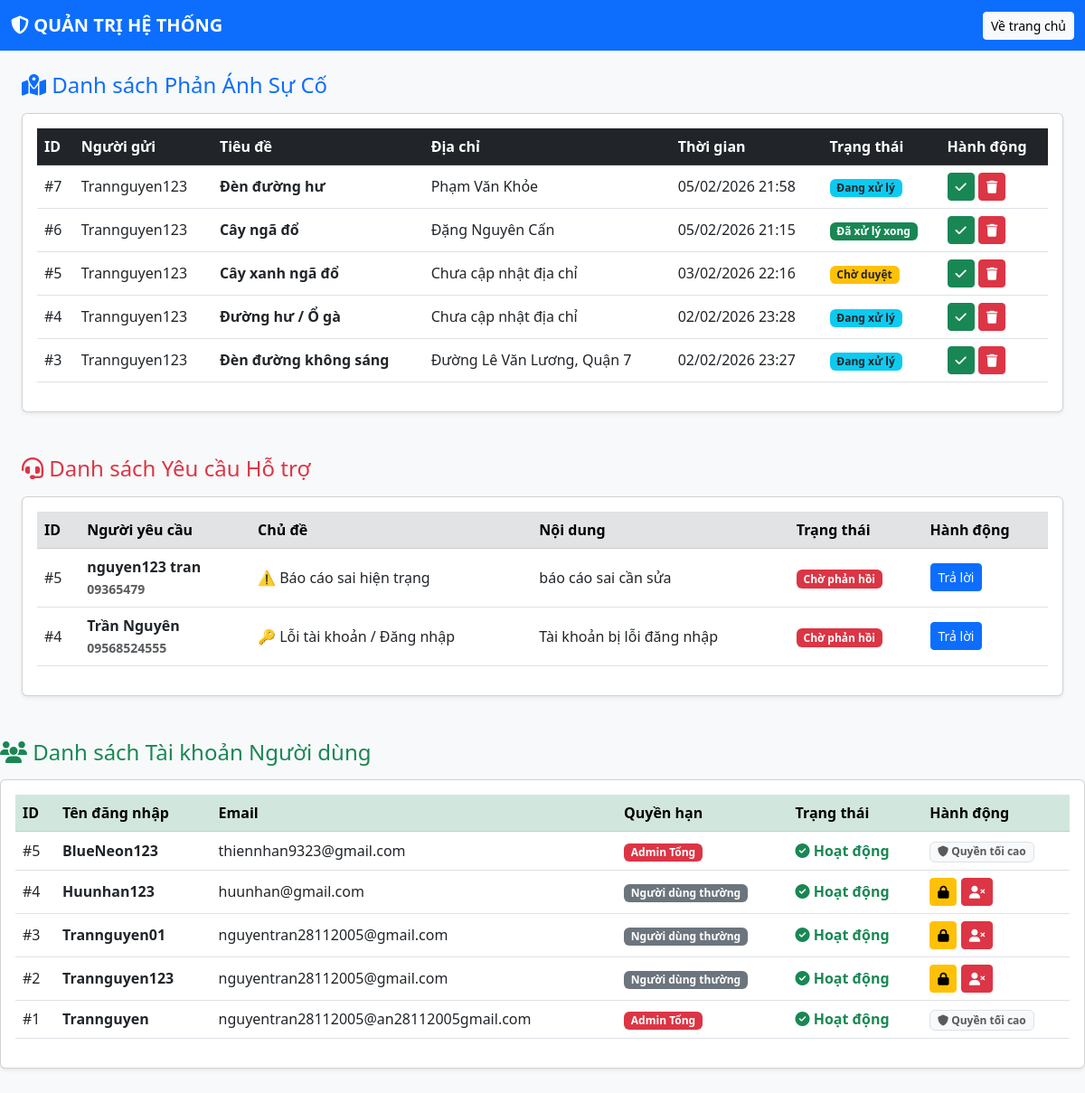
Page /quan-ly/ (signed in) on the committed database.
### maps/models.py (models this page shows, shortened)
class PhanAnh(models.Model):
    tieu_de = models.CharField(max_length=200, verbose_name="Tiêu đề")
    mo_ta = models.TextField(verbose_name="Mô tả chi tiết")
    dia_chi = models.CharField(max_length=255, blank=True, null=True, verbose_name="Địa chỉ/Tên đường")
    du_lieu_toa_do = models.TextField(verbose_name="Danh sách tọa độ")
    hinh_anh = models.ImageField(upload_to='hien_truong/', blank=True, null=True, verbose_name="Ảnh hiện trường")
    thoi_gian = models.DateTimeField(auto_now_add=True, verbose_name="Thời gian gửi")
    TRANG_THAI_CHOICES = [
        ('cho_duyet', 'Chờ duyệt'),
        ('dang_xu_ly', 'Đang xử lý'),
        ('da_xu_ly', 'Đã xử lý xong'),
    ]
    trang_thai = models.CharField(max_length=20, choices=TRANG_THAI_CHOICES, default='cho_duyet', verbose_name="Trạng thái")
    nguoi_gui = models.ForeignKey(User, on_delete=models.SET_NULL, null=True, blank=True)
    class Meta:
        verbose_name = "Tin Phản Ánh"
        verbose_name_plural = "Danh sách Phản Ánh"

class HoTro(models.Model):
    CHU_DE_CHOICES = [
        ('tai_khoan', '🔑 Lỗi tài khoản / Đăng nhập'),
        ('sai_hien_trang', '⚠️ Báo cáo sai hiện trạng'),
        ('huong_dan', '📘 Cần hướng dẫn sử dụng'),
        ('gop_y', '💡 Góp ý tính năng mới'),
        ('khac', '💬 Khác'),
    ]
    nguoi_gui = models.ForeignKey(User, on_delete=models.SET_NULL, null=True, blank=True)
    ho_ten = models.CharField(max_length=100, verbose_name="Họ tên người gửi")
    email = models.EmailField(verbose_name="Email liên hệ")
    sdt = models.CharField(max_length=15, blank=True, null=True, verbose_name="Số điện thoại")
    chu_de = models.CharField(max_length=50, choices=CHU_DE_CHOICES, default='khac')
    noi_dung = models.TextField(verbose_name="Nội dung chi tiết")
    da_xu_ly = models.BooleanField(default=False, verbose_name="Đã xử lý xong?")
    phan_hoi_admin = models.TextField(blank=True, null=True, verbose_name="Admin trả lời")
    thoi_gian = models.DateTimeField(auto_now_add=True)
    class Meta:
        verbose_name = "Yêu cầu Hỗ trợ"
        verbose_name_plural = "Danh sách Hỗ trợ"

### maps/views.py (the view)
# urls.py: path('quan-ly/', views.trang_quan_ly, name='trang_quan_ly'),
@staff_member_required(login_url='login')
def trang_quan_ly(request):
    ds_phan_anh = PhanAnh.objects.all().order_by('-id')
    ds_ho_tro = HoTro.objects.all().order_by('-id')
    ds_user = User.objects.all().order_by('-id')
    context = {
        'ds_phan_anh': ds_phan_anh,
        'ds_ho_tro': ds_ho_tro,
        'ds_user': ds_user,
    }
    return render(request, 'maps/quan_ly.html', context)

### maps/templates/maps/quan_ly.html (shortened to what this page needs)
<!DOCTYPE html>
<html lang="vi">
<head>
    <link href="https://cdn.jsdelivr.net/npm/bootstrap@5.3.0/dist/css/bootstrap.min.css" rel="stylesheet">
    <link rel="stylesheet" href="https://cdnjs.cloudflare.com/ajax/libs/font-awesome/6.4.0/css/all.min.css">
</head>
<body class="bg-light">
<nav class="navbar navbar-dark bg-primary mb-4">
    <div class="container-fluid">
        <a class="navbar-brand fw-bold" href="#"><i class="fa-solid fa-shield-halved"></i> QUẢN TRỊ HỆ THỐNG</a>
        <a href="/" class="btn btn-light btn-sm">Về trang chủ</a>
    </div>
</nav>
<div class="container-fluid px-4">
    <h4 class="mb-3 text-primary"><i class="fa-solid fa-map-location-dot"></i> Danh sách Phản Ánh Sự Cố</h4>
    <div class="card shadow-sm mb-5">
        <div class="card-body overflow-auto">
            <table class="table table-hover align-middle">
                <thead class="table-dark">
                    <tr>
                        <th>ID</th>
                        <th>Người gửi</th>
                        <th>Tiêu đề</th>
                        <th>Địa chỉ</th>
                        <th>Thời gian</th>
                        <th>Trạng thái</th>
                        <th>Hành động</th>
                    </tr>
                </thead>
                <tbody>
                    {% for item in ds_phan_anh %}
                    <tr>
                        <td>#{{ item.id }}</td>
                        <td>{{ item.nguoi_gui.username|default:"Khách vãng lai" }}</td>
                        <td class="fw-bold">{{ item.tieu_de }}</td>
                        <td>{{ item.dia_chi|default:"Chưa cập nhật địa chỉ" }}</td>
                        <td>{{ item.thoi_gian|date:"d/m/Y H:i" }}</td>
                        <td>
                            {% if item.trang_thai == 'cho_duyet' %}
                                <span class="badge bg-warning text-dark">{{ item.get_trang_thai_display }}</span>
                            {% elif item.trang_thai == 'dang_xu_ly' %}
                                <span class="badge bg-info text-dark">{{ item.get_trang_thai_display }}</span>
                            {% else %}
                                <span class="badge bg-success">{{ item.get_trang_thai_display }}</span>
                            {% endif %}
                        </td>
                        <td>
                            <a href="{% url 'duyet_phan_anh' item.id %}" class="btn btn-success btn-sm" title="Duyệt / Cập nhật">
                                <i class="fa-solid fa-check"></i>
                            </a>
                            <a href="{% url 'xoa_phan_anh' item.id %}" class="btn btn-danger btn-sm" title="Xóa" onclick="return confirm('Ngài có chắc chắn muốn xóa phản ánh này không? Xóa là mất luôn đó nha!');">
                                <i class="fa-solid fa-trash"></i>
                            </a>
                        </td>
                    </tr>
                    {% empty %}
                    <tr><td colspan="7" class="text-center text-muted">Chưa có phản ánh nào.</td></tr>
                    {% endfor %}
                </tbody>
            </table>
        </div>
    </div>
    <h4 class="mb-3 text-danger"><i class="fa-solid fa-headset"></i> Danh sách Yêu cầu Hỗ trợ</h4>
    <div class="card shadow-sm mb-5">
        <div class="card-body overflow-auto">
            <table class="table table-hover align-middle">
                <thead class="table-secondary">
                    <tr>
                        <th>ID</th>
                        <th>Người yêu cầu</th>
                        <th>Chủ đề</th>
                        <th>Nội dung</th>
                        <th>Trạng thái</th>
                        <th>Hành động</th>
                    </tr>
                </thead>
                <tbody>
                    {% for ht in ds_ho_tro %}
                    <tr>
                        <td>#{{ ht.id }}</td>
                        <td class="fw-bold">{{ ht.ho_ten }} <br><small class="text-muted">{{ ht.sdt|default:"" }}</small></td>
                        <td>{{ ht.get_chu_de_display }}</td>
                        <td>{{ ht.noi_dung|truncatechars:50 }}</td>
                        <td>
                            {% if ht.da_xu_ly %}
                                <span class="badge bg-success">Đã xử lý</span>
                            {% else %}
                                <span class="badge bg-danger">Chờ phản hồi</span>
                            {% endif %}
                        </td>
                        <td>
                            <button class="btn btn-primary btn-sm">Trả lời</button>
                        </td>
                    </tr>
                    {% empty %}
                    <tr><td colspan="6" class="text-center text-muted">Chưa có yêu cầu hỗ trợ nào.</td></tr>
                    {% endfor %}
                </tbody>
            </table>
        </div>
    </div>
</div>
    <h4 class="mb-3 text-success mt-5"><i class="fa-solid fa-users"></i> Danh sách Tài khoản Người dùng</h4>
        <div class="card shadow-sm mb-5">
            <div class="card-body overflow-auto">
                <table class="table table-hover align-middle">
                    <thead class="table-success">
                        <tr>
                            <th>ID</th>
                            <th>Tên đăng nhập</th>
                            <th>Email</th>
                            <th>Quyền hạn</th>
                            <th>Trạng thái</th>
                            <th>Hành động</th>
                        </tr>
                    </thead>
                    <tbody>
                        {% for u in ds_user %}
                        <tr>
                            <td>#{{ u.id }}</td>
                            <td class="fw-bold">{{ u.username }}</td>
                            <td>{{ u.email|default:"<span class='text-muted'>Không có email</span>"|safe }}</td>
                            <td>
                                {% if u.is_superuser %}
                                    <span class="badge bg-danger">Admin Tổng</span>
                                {% elif u.is_staff %}
                                    <span class="badge bg-warning text-dark">Nhân viên</span>
                                {% else %}
                                    <span class="badge bg-secondary">Người dùng thường</span>
                                {% endif %}
                            </td>
                            <td>
                                {% if u.is_active %}
                                    <span class="text-success fw-bold"><i class="fa-solid fa-circle-check"></i> Hoạt động</span>
                                {% else %}
                                    <span class="text-danger fw-bold"><i class="fa-solid fa-ban"></i> Bị khóa</span>
                                {% endif %}
                            </td>
                            <td>
                                {% if u.is_superuser %}
                                    <span class="badge bg-light text-muted border"><i class="fa-solid fa-shield"></i> Quyền tối cao</span>
                                {% else %}
                                    <a href="{% url 'khoa_user' u.id %}" class="btn btn-warning btn-sm" title="Khóa / Mở khóa">
                                        <i class="fa-solid fa-lock"></i>
                                    </a>
                                    <a href="{% url 'xoa_user' u.id %}" class="btn btn-danger btn-sm" title="Xóa tài khoản" onclick="return confirm('Chắc chắn muốn xóa vĩnh viễn User này không?');">
                                        <i class="fa-solid fa-user-xmark"></i>
                                    </a>
                                {% endif %}
                            </td>
                        </tr>
                        {% empty %}
                        <tr><td colspan="6" class="text-center text-muted">Chưa có người dùng nào.</td></tr>
                        {% endfor %}
                    </tbody>
                </table>
            </div>
        </div>
</body>
</html>

### rows in the picture
PhanAnh: id "7", nguoi_gui.username "Trannguyen123", tieu_de "Đèn đường hư", dia_chi "Phạm Văn Khỏe", thoi_gian "05/02/2026 21:58", trang_thai "Đang xử lý"
PhanAnh: id "6", nguoi_gui.username "Trannguyen123", tieu_de "Cây ngã đổ", dia_chi "Đặng Nguyên Cấn", thoi_gian "05/02/2026 21:15", trang_thai "Đã xử lý xong"
PhanAnh: id "5", nguoi_gui.username "Trannguyen123", tieu_de "Cây xanh ngã đổ", dia_chi "Chưa cập nhật địa chỉ", thoi_gian "03/02/2026 22:16", trang_thai "Chờ duyệt"
PhanAnh: id "4", nguoi_gui.username "Trannguyen123", tieu_de "Đường hư / Ổ gà", dia_chi "Chưa cập nhật địa chỉ", thoi_gian "02/02/2026 23:28", trang_thai "Đang xử lý"
PhanAnh: id "3", nguoi_gui.username "Trannguyen123", tieu_de "Đèn đường không sáng", dia_chi "Đường Lê Văn Lương, Quận 7", thoi_gian "02/02/2026 23:27", trang_thai "Đang xử lý"
HoTro: id "5", ho_ten "nguyen123 tran", sdt "09365479", chu_de "⚠️ Báo cáo sai hiện trạng", noi_dung "báo cáo sai cần sửa", da_xu_ly "Chờ phản hồi"
HoTro: id "4", ho_ten "Trần Nguyên", sdt "09568524555", chu_de "🔑 Lỗi tài khoản / Đăng nhập", noi_dung "Tài khoản bị lỗi đăng nhập", da_xu_ly "Chờ phản hồi"

### other values in the picture
{{ u.id }} "5"
{{ u.username }} "BlueNeon123"
{{ u.email|default:"<span class='text-muted'>Không có email</span>"|safe }} "thiennhan9323@gmail.com"
{{ u.id }} "4"
{{ u.username }} "Huunhan123"
{{ u.email|default:"<span class='text-muted'>Không có email</span>"|safe }} "huunhan@gmail.com"
{{ u.id }} "3"
{{ u.username }} "Trannguyen01"
{{ u.email|default:"<span class='text-muted'>Không có email</span>"|safe }} "nguyentran28112005@gmail.com"
{{ u.id }} "2"
{{ u.username }} "Trannguyen123"
{{ u.id }} "1"
{{ u.username }} "Trannguyen"
{{ u.email|default:"<span class='text-muted'>Không có email</span>"|safe }} "nguyentran28112005@an28112005gmail.com"
